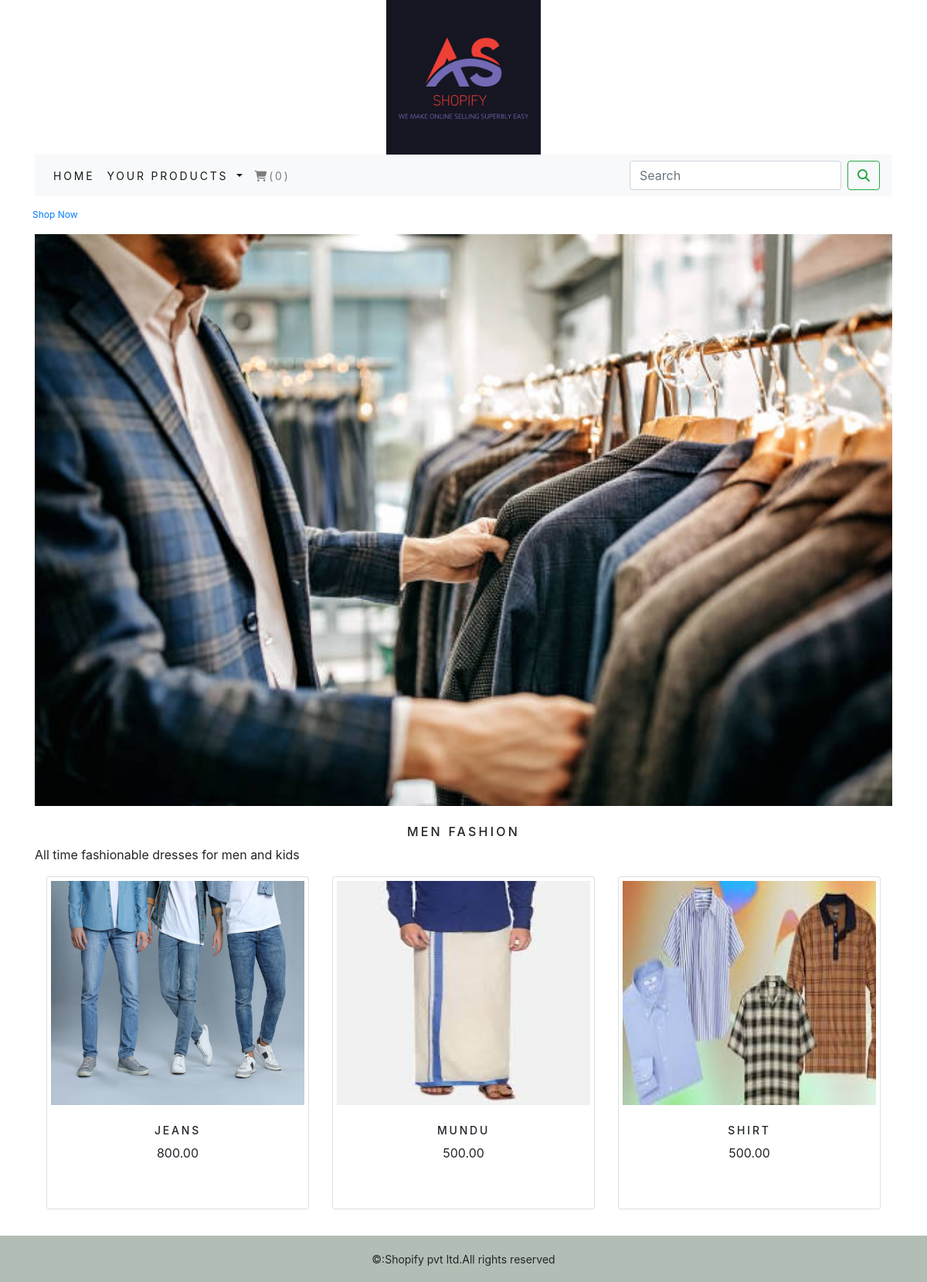
Screenshot of /ecomapp/men-fashion/ with the database file from the repository.
### ecomapp/models.py (models this page shows, shortened)
class Category(models.Model):
    name=models.CharField(max_length=250,unique=True)
    slug=models.SlugField(max_length=250,unique=True)
    description=models.TextField(blank=True)
    img=models.ImageField(upload_to='category',blank=True)
    class Meta:
        ordering=('name',)
        verbose_name='category'
        verbose_name_plural='categories'
    def get_url(self):
        return reverse('ecomapp:products_by_category',args=[self.slug])

class Product(models.Model):
    name = models.CharField(max_length=250, unique=True)
    slug = models.SlugField(max_length=250, unique=True)
    description = models.TextField(blank=True)
    price=models.DecimalField(max_digits=10,decimal_places=2)
    category=models.ForeignKey(Category,on_delete=models.CASCADE)
    img = models.ImageField(upload_to='product', blank=True)
    stock=models.IntegerField()
    available=models.BooleanField(default=True)
    created=models.DateField(auto_now_add=True)
    updated=models.DateField(auto_now=True)
    def get_url(self):
        return reverse('ecomapp:procatdetail',args=[self.category.slug,self.slug])
    class Meta:
        ordering = ('name',)
        verbose_name = 'product'
        verbose_name_plural= 'products'

### ecomapp/views.py (the view)
# urls.py: path('',views.allProdCat,name='allProdCat'),
def allProdCat(request,c_slug=None):
    c_page=None
    products_list=None
    if c_slug!=None:
        c_page=get_object_or_404(Category,slug=c_slug)
        products_list=Product.objects.all().filter(category=c_page,available=True)
    else:
        products_list=Product.objects.all().filter(available=True)
    paginator=Paginator(products_list,6)
    try:
        page=int(request.GET.get('page','1'))
    except:
        page=1
    try:
        products=paginator.page(page)
    except (EmptyPage,InvalidPage):
        products=paginator.page(paginator.num_pages)
    return render(request,'category.html',{'category':c_page,'products':products})

### cart/context_processors.py (called while the page is built)
def counter(request):
    item_count=0
    if 'admin' in request.path:
        return {}
    else:
        try:
            cart=Cart.objects.filter(cart_id=_cart_id_(request))
            cart_items=Cart_item.objects.all().filter(cart=cart[:1])
            for cart_item in cart_items:
                item_count += cart_item.quantity
        except Cart.DoesNotExist:
            item_count=0
    return dict(item_count=item_count)

### cart/views.py (called while the page is built)
def _cart_id_(request):
    cart = request.session.session_key
    if not cart:
        cart = request.session.create()
    return cart

### ecomapp/context_processors.py (called while the page is built)
def menu_links(request):
    links=Category.objects.all()
    return dict(links=links)

### templates/category.html (shortened to what this page needs)
{% extends 'base.html' %}
{% load static %}
{% block content %}
{% if category %}
<div>
    <div class="row my_row_class">
        <div class="mx_auto">
            <p><a href="{% url 'ecomapp:allProdCat'  %}">Shop Now</a></p>
        </div>
    </div>
</div>
{% endif %}
<div class="mx_auto">
    {% if category %}
    <img class="my_image" src="{{category.img.url}}" alt="{{category.name}}">
</div>
<br>
<div>
    <h1 class="text-center my_title">{{category.name}}</h1>
    <p class="text-justify">{{category.description}}</p>
</div>
{% endif %}
<div class="container">
    <div class="row mx_auto">
        {% for i in products.object_list %}
        <div class="my_bottom_margin col-9 col-sm-12 col-md-4 col-lg-4">
        <div class="card text-center" style="min-width:18rem">
            <div>
                <a href="{{i.get_url}}"><img class="card-img-top my_image_padding" src="{{i.img.url}}" alt="{{i.name}}" height="300" width="300"></a>
                <div class="card-body">
                    <h4>{{i.name}}</h4>
                    <p>{{i.price}}</p>
                </div>
            </div>
            <br>
        </div>
            </div>
        {% endfor %}
    </div>
    <br>
</div>
{% endblock %}

### static/css/context.css (style rules this page uses)
.my_row_class { padding-top:15px; }
.my_row_class .mx_auto { color:#000; font-size:12px; }
.my_image { width:100%; height:auto; }
.my_title { font-size:16px; text-transform:uppercase; letter-spacing:.2em; }
.my_image_padding { padding:5px; }
.my_bottom_margin { margin-bottom:10px; }
.card-body h4 { font-size:14px; text-transform:uppercase; letter-spacing:.2em; }

### rows the page displays
Category: img (picture), name "MEN FASHION", description "All time fashionable dresses for men and kids"
Product: img (picture), name "JEANS", price "800.00"
Product: img (picture), name "MUNDU", price "500.00"
Product: img (picture), name "SHIRT", price "500.00"

### other values shown
{{ item_count }} "0"
